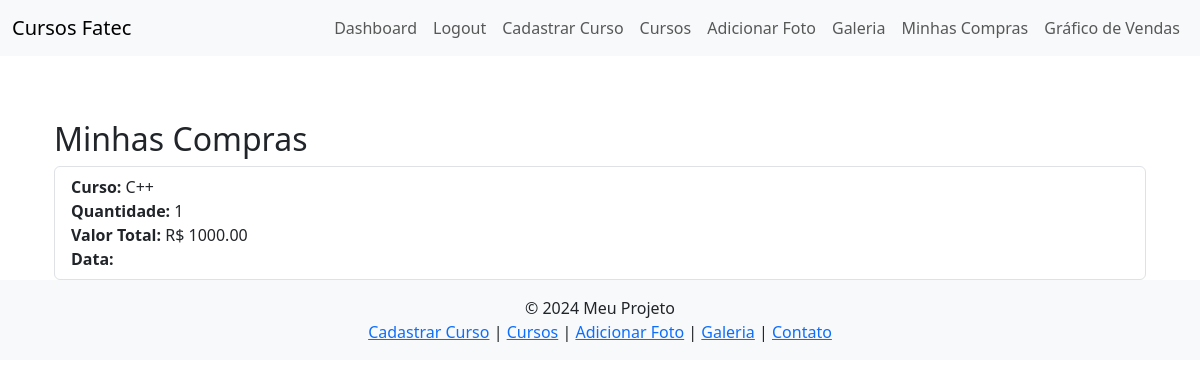
/compras/ (signed in), run on the app's committed database.
### app/models.py (models this page shows, shortened)
class Venda(models.Model):
    usuario = models.ForeignKey(settings.AUTH_USER_MODEL, on_delete=models.CASCADE)
    curso = models.ForeignKey(Curso, on_delete=models.CASCADE)
    quantidade = models.PositiveIntegerField()
    data_compra = models.DateTimeField(default=timezone.now)
    valor_total = models.DecimalField(max_digits=10, decimal_places=2)

class Curso(models.Model):
    nome = models.CharField(max_length=100)
    autor = models.CharField(max_length=100)
    duracao = models.CharField(max_length=100)
    preco = models.DecimalField(max_digits=10, decimal_places=2)
    quantidade_estoque = models.PositiveIntegerField(default=0)
    foto = models.ImageField(upload_to='cursos/', blank=True, null=True)

### app/views.py (the view)
# urls.py: path('compras/', views.listar_compras, name='listar_compras'),
@login_required
def listar_compras(request):
    compras = Venda.objects.filter(usuario=request.user)  # Filtra pelas compras do usuário logado
    return render(request, 'app/listar_compras.html', {'compras': compras})

### app/templates/app/listar_compras.html
{% extends 'app/base.html' %}
{% block main %}
<div class="container mt-4">
    <h2>Minhas Compras</h2>
    {% if compras %}
        <ul class="list-group">
            {% for compra in compras %}
                <li class="list-group-item">
                    <strong>Curso:</strong> {{ compra.curso.nome }}<br>
                    <strong>Quantidade:</strong> {{ compra.quantidade }}<br>
                    <strong>Valor Total:</strong> R$ {{ compra.valor_total|floatformat:2 }}<br>
                    <strong>Data:</strong> {{ compra.data }}
                </li>
            {% endfor %}
        </ul>
    {% else %}
        <p class="text-muted">Você ainda não comprou nenhum curso.</p>
    {% endif %}
</div>
{% endblock %}

### data on the page
Venda: curso.nome "C++", quantidade "1", valor_total "1000.00"
